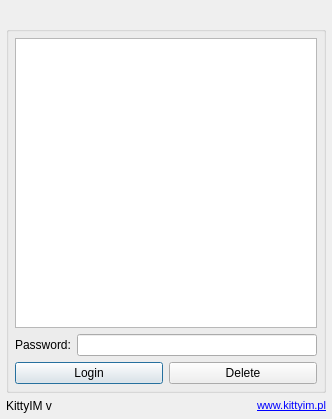
<?xml version="1.0" encoding="UTF-8"?>
<ui version="4.0">
 <class>wndProfiles</class>
 <widget class="QDialog" name="wndProfiles">
  <property name="geometry">
   <rect>
    <x>0</x>
    <y>0</y>
    <width>332</width>
    <height>419</height>
   </rect>
  </property>
  <property name="minimumSize">
   <size>
    <width>332</width>
    <height>419</height>
   </size>
  </property>
  <property name="maximumSize">
   <size>
    <width>332</width>
    <height>419</height>
   </size>
  </property>
  <property name="windowTitle">
   <string>Choose profile</string>
  </property>
  <layout class="QGridLayout">
   <property name="margin">
    <number>6</number>
   </property>
   <item row="0" column="0">
    <widget class="QLabel" name="logoLabel">
     <property name="text">
      <string/>
     </property>
     <property name="pixmap">
      <pixmap resource="../res.qrc">:/images/kitty_logo.png</pixmap>
     </property>
    </widget>
   </item>
   <item row="1" column="0">
    <widget class="QGroupBox" name="groupBox">
     <property name="title">
      <string/>
     </property>
     <layout class="QGridLayout">
      <property name="margin">
       <number>6</number>
      </property>
      <item row="0" column="0">
       <widget class="QTreeWidget" name="profilesWidget">
        <property name="iconSize">
         <size>
          <width>48</width>
          <height>48</height>
         </size>
        </property>
        <property name="verticalScrollMode">
         <enum>QAbstractItemView::ScrollPerPixel</enum>
        </property>
        <property name="indentation">
         <number>0</number>
        </property>
        <property name="headerHidden">
         <bool>true</bool>
        </property>
        <column>
         <property name="text">
          <string notr="true"/>
         </property>
        </column>
       </widget>
      </item>
      <item row="1" column="0">
       <layout class="QHBoxLayout">
        <item>
         <widget class="QLabel" name="passwordLabel">
          <property name="text">
           <string>Password:</string>
          </property>
         </widget>
        </item>
        <item>
         <widget class="QLineEdit" name="passwordEdit">
          <property name="echoMode">
           <enum>QLineEdit::Password</enum>
          </property>
         </widget>
        </item>
       </layout>
      </item>
      <item row="2" column="0">
       <layout class="QHBoxLayout">
        <item>
         <widget class="QPushButton" name="loginButton">
          <property name="text">
           <string>Login</string>
          </property>
         </widget>
        </item>
        <item>
         <widget class="QPushButton" name="deleteButton">
          <property name="text">
           <string>Delete</string>
          </property>
         </widget>
        </item>
       </layout>
      </item>
     </layout>
    </widget>
   </item>
   <item row="2" column="0">
    <layout class="QHBoxLayout">
     <item>
      <widget class="QLabel" name="versionLabel">
       <property name="text">
        <string notr="true">KittyIM v</string>
       </property>
      </widget>
     </item>
     <item>
      <widget class="QLabel" name="websiteLabel">
       <property name="text">
        <string notr="true">&lt;!DOCTYPE HTML PUBLIC &quot;-//W3C//DTD HTML 4.0//EN&quot; &quot;http://www.w3.org/TR/REC-html40/strict.dtd&quot;&gt;
&lt;html&gt;&lt;head&gt;&lt;meta name=&quot;qrichtext&quot; content=&quot;1&quot; /&gt;&lt;style type=&quot;text/css&quot;&gt;
p, li { white-space: pre-wrap; }
&lt;/style&gt;&lt;/head&gt;&lt;body style=&quot; font-family:'MS Shell Dlg 2'; font-size:8.25pt; font-weight:400; font-style:normal;&quot;&gt;
&lt;p style=&quot; margin-top:0px; margin-bottom:0px; margin-left:0px; margin-right:0px; -qt-block-indent:0; text-indent:0px;&quot;&gt;&lt;a href=&quot;http://www.kittyim.pl/&quot;&gt;&lt;span style=&quot; text-decoration: underline; color:#0000ff;&quot;&gt;www.kittyim.pl&lt;/span&gt;&lt;/a&gt;&lt;/p&gt;&lt;/body&gt;&lt;/html&gt;</string>
       </property>
       <property name="alignment">
        <set>Qt::AlignRight|Qt::AlignTrailing|Qt::AlignVCenter</set>
       </property>
       <property name="openExternalLinks">
        <bool>true</bool>
       </property>
      </widget>
     </item>
    </layout>
   </item>
  </layout>
 </widget>
 <tabstops>
  <tabstop>profilesWidget</tabstop>
  <tabstop>passwordEdit</tabstop>
 </tabstops>
 <resources>
  <include location="../res.qrc"/>
 </resources>
 <connections/>
</ui>
